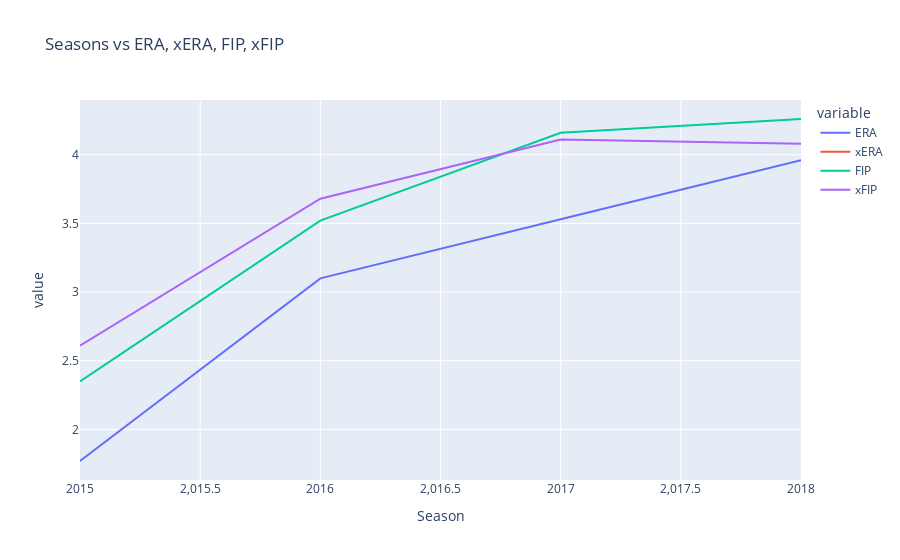

This figure's notebook cell:
### Code cell
# plot a line graph of as x = season and y = ERA, xERA, FIP, xFIP
pitcher_id = playerid_lookup('Arrieta', 'Jake').iloc[0]['key_fangraphs']
pitcher = pitching_stats(2015, 2018, ind=1)
arrieta = pitcher[pitcher['IDfg'] == pitcher_id].sort_values(by=['Season'], ascending=True)
print(arrieta.columns.tolist())
arrieta = arrieta[['Name','Team','Season','ERA', 'xERA', 'FIP', 'xFIP', 
                            'FB%', 'GB%', 'LD%', 'K%', 'BB%', 'K/9', 
                            'Barrel%', 'HardHit%', 'vCH (pi)', 'vCS (pi)', 'vCU (pi)', 'vFA (pi)', 
                            'vFC (pi)', 'vFS (pi)', 'vKN (pi)', 'vSB (pi)', 
                            'vSI (pi)', 'vSL (pi)']]
fig = px.line(arrieta, x="Season", y=arrieta.columns[3:7], title="Seasons vs ERA, xERA, FIP, xFIP")
print(arrieta)
fig.show()

### Figure 1 — Plotly figure (JSON) as saved in the notebook; plotly's stock layout.template omitted (floating-point values rounded to 4 significant figures)
{"data": [{"hovertemplate": "variable=ERA<br>Season=%{x}<br>value=%{y}<extra></extra>", "legendgroup": "ERA", "line": {"color": "#636efa", "dash": "solid"}, "marker": {"symbol": "circle"}, "mode": "lines", "name": "ERA", "orientation": "v", "showlegend": true, "type": "scatter", "x": [2015, 2016, 2017, 2018], "xaxis": "x", "y": [1.77, 3.1, 3.53, 3.96], "yaxis": "y"}, {"hovertemplate": "variable=xERA<br>Season=%{x}<br>value=%{y}<extra></extra>", "legendgroup": "xERA", "line": {"color": "#EF553B", "dash": "solid"}, "marker": {"symbol": "circle"}, "mode": "lines", "name": "xERA", "orientation": "v", "showlegend": true, "type": "scatter", "x": [2015, 2016, 2017, 2018], "xaxis": "x", "y": [null, null, null, null], "yaxis": "y"}, {"hovertemplate": "variable=FIP<br>Season=%{x}<br>value=%{y}<extra></extra>", "legendgroup": "FIP", "line": {"color": "#00cc96", "dash": "solid"}, "marker": {"symbol": "circle"}, "mode": "lines", "name": "FIP", "orientation": "v", "showlegend": true, "type": "scatter", "x": [2015, 2016, 2017, 2018], "xaxis": "x", "y": [2.35, 3.52, 4.16, 4.26], "yaxis": "y"}, {"hovertemplate": "variable=xFIP<br>Season=%{x}<br>value=%{y}<extra></extra>", "legendgroup": "xFIP", "line": {"color": "#ab63fa", "dash": "solid"}, "marker": {"symbol": "circle"}, "mode": "lines", "name": "xFIP", "orientation": "v", "showlegend": true, "type": "scatter", "x": [2015, 2016, 2017, 2018], "xaxis": "x", "y": [2.61, 3.68, 4.11, 4.08], "yaxis": "y"}], "layout": {"legend": {"title": {"text": "variable"}, "tracegroupgap": 0}, "title": {"text": "Seasons vs ERA, xERA, FIP, xFIP"}, "xaxis": {"anchor": "y", "domain": [0, 1], "title": {"text": "Season"}}, "yaxis": {"anchor": "x", "domain": [0, 1], "title": {"text": "value"}}}}
